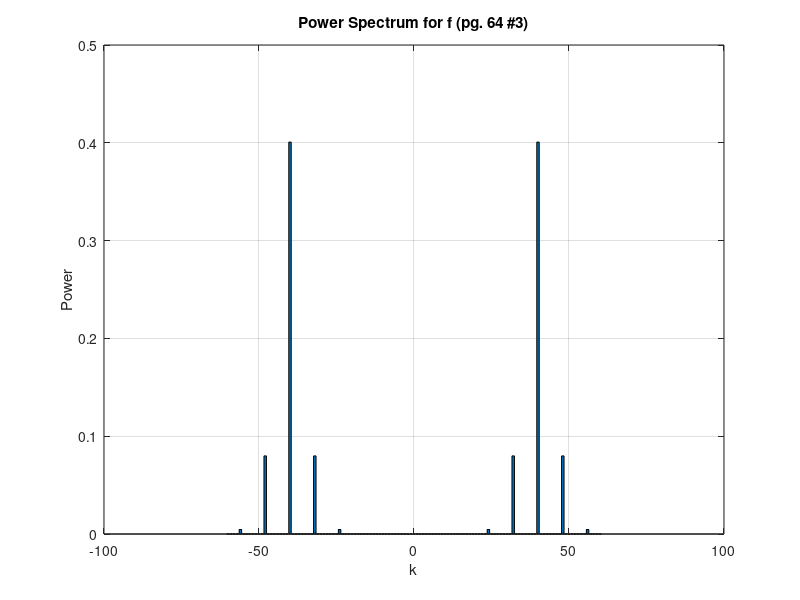

The MATLAB script that drew this image:
% % Page 58
% % Problem 3
% % Parts i-v, ix, x
% 
% f_i = fft([0;5], 4096);
% f_ii = real(f_i);
% f_iii = imag(f_i);
% f_iv = fft([0;0;0;-2i], 4096);
% f_v = conj(f_iv);
% 
% figure(1);
% plot(f_i);grid;pbaspect([1 1 1]);
% 
% figure(2);
% plot(f_ii);grid;pbaspect([1 1 1]);
% 
% figure(3);
% plot(f_iii);grid;pbaspect([1 1 1]);
% 
% figure(4);
% plot(f_iv);grid;pbaspect([1 1 1]);
% 
% figure(5);
% plot(f_v);grid;pbaspect([1 1 1]);
% 
% figure(6);
% comet(real(f_iv), imag(f_iv));grid;pbaspect([1 1 1]);
% 
% figure(7);
% comet(real(fft([0;0;3i], 4096)),imag(fft([0;0;-3i],4096)));grid;pbaspect([1 1 1]);
% 
% 
% 
% % Page 63
% % Problem 1
% 
% % Part a
% t = (0:2^14-1)*2*pi/(2^14);
% f=t.*(t<=pi/2)+(3*pi/2-2*t).*(pi/2<t)-(3*pi/2-2*t).*(pi<t)+(-5*pi/2+2*t).*(pi<t)-(-5*pi/2+2*t).*(3*pi/2<t)+(2*pi-t).*(3*pi/2<t);
% a=ifft(f);
% bar((0:10),abs(a(1:11)).^2);grid; %for checking only
% %largest frequencies: 0, 1, 2, 3, 5, 6, 10
% fprintf('a_0 = ');disp(a(1));
% fprintf('a_1 = ');disp(a(2));
% fprintf('a_2 = ');disp(a(3));
% fprintf('a_3 = ');disp(a(4));
% fprintf('a_5 = ');disp(a(6));
% fprintf('a_6 = ');disp(a(7));
% fprintf('a_10 = ');disp(a(11));
% 
% %part b
% 
% %part c
% p=zeros(1,2^14);
% p=p+real(a(1));
% for k=[1 2 3 5 6 10];p=p+2*real(a(k+1)*exp(-1i*k*t));end
% plot(t,f);grid;hold on;plot(t,p,'r'); %for checking only
% err = norm(ifft(f-p))^2
% 
% %part d
% b = zeros(1, 20); for k=1:20;b(k)=a(k+1);end
% b=[conj(b(20:-1:1)),a(1),b];
% hold off;bar((-20:20),abs(b).^2);grid;
% title('Power Spectrum for f (pg. 63 #1)');
% xlabel('k');
% ylabel('Power');
% 
% 
% 
% % Page 64
% % Problem 2
% 
% %part a
% t=(0:2^14-1)*2*pi/(2^14);
% f=sin(3.*t)+cos(sin(8.*t));
% a=ifft(f);
% bar((0:100),abs(a(1:101)).^2);grid; %for checking only
% %significant frequencies: 0, 3, 16
% fprintf('c_0 = ');disp(a(1));
% fprintf('c_3 = ');disp(a(4));
% fprintf('c_16 = ');disp(a(17));
% 
% %part b
% 
% %part c
% p=zeros(1,2^14);
% p=p+real(a(1));
% p=p+2*real(a(4)*exp(-1i*3*t));
% p=p+2*real(a(17)*exp(-1i*16*t));
% plot(t,f);grid;hold on;plot(t,p,'r'); %for checking only
% err = norm(ifft(f-p))^2
% 
% %part d
% b = zeros(1, 20); for k=1:20;b(k)=a(k+1);end
% b=[conj(b(20:-1:1)),a(1),b];
% hold off;bar((-20:20),abs(b).^2);grid;
% title('Power Spectrum for f (pg. 64 #2)');
% xlabel('k');
% ylabel('Power');
% 


% Page 64
% Problem 3

%part a
t=(0:2^14-1)*2*pi/(2^14);
f=sin(40*t).*exp(sin(8*t));
a=ifft(f);
bar((20:60),abs(a(21:61)).^2);grid; %for checking only
%significant frequencies: 24, 32, 40, 48, 56
fprintf('c_24 = ');disp(a(25));
fprintf('c_32 = ');disp(a(33));
fprintf('c_40 = ');disp(a(41));
fprintf('c_48 = ');disp(a(49));
fprintf('c_56 = ');disp(a(57));

% %part b
p=zeros(1,2^14);
p=p+2*real(a(25)*exp(-1i*24*t));
p=p+2*real(a(33)*exp(-1i*32*t));
p=p+2*real(a(41)*exp(-1i*40*t));
p=p+2*real(a(49)*exp(-1i*48*t));
p=p+2*real(a(57)*exp(-1i*56*t));
plot(t,f);grid;hold on;plot(t,p,'r');
err = norm(ifft(f-p))^2
 
%part c
b = zeros(1, 60); for k=1:60;b(k)=a(k+1);end
b=[conj(b(60:-1:1)),a(1),b];
hold off;bar((-60:60),abs(b).^2);grid;
title('Power Spectrum for f (pg. 64 #3)');
xlabel('k');
ylabel('Power');


% 
% %Page 64
% %Problem 4
% 
% t=(0:2^20-1)*1/(2^20);
% f=exp(t);
% g=t;
% a=ifft(f);
% b=ifft(g);
% 
% %part a
% int_f=norm(a)
% 
% %part b
% int_f2=norm(a)^2
% 
% %part c
% int_fg=a*b'